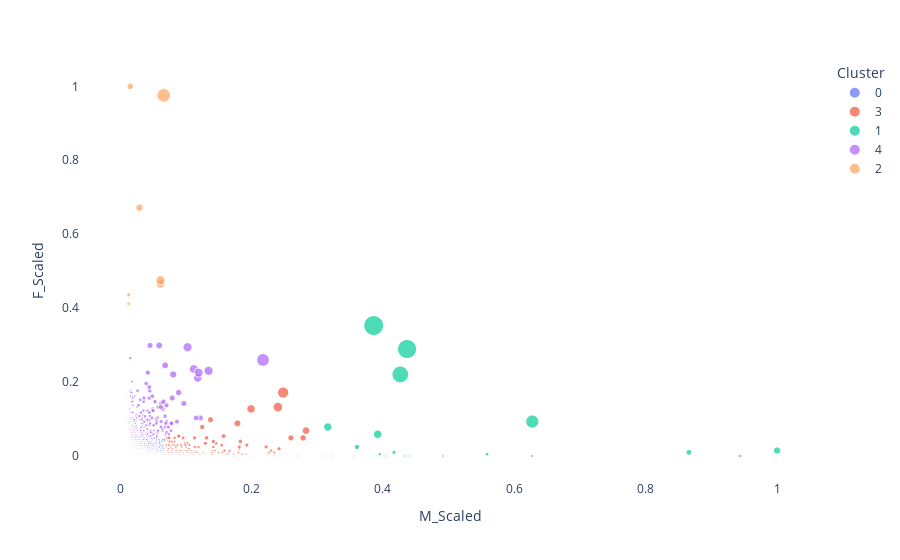

Notebook source saved alongside this figure:
### Code cell
no_of_clusters = 5
model = KMeans(n_clusters=no_of_clusters, random_state=42)
cluster = pd.DataFrame(model.fit_predict(data)).astype('category')
cluster.columns = ['Cluster']
data = data.merge(cluster, left_index=True, right_index=True)
data = pd.concat([RFM_df,data], axis=1)
fig = px.scatter(data,
                 x='M_Scaled',
                 y='F_Scaled',
                 size = 'Monetary_Total',
                 color='Cluster')
fig.update_layout({'plot_bgcolor': 'rgba(0, 0, 0, 0)',
                   'paper_bgcolor': 'rgba(0, 0, 0, 0)'
                  })
fig.show()

### Figure 1 — Plotly figure (JSON) as saved in the notebook; plotly's stock layout.template omitted (floating-point values rounded to 4 significant figures; data arrays with more than 128 entries replaced by an {"elided": "..."} marker saying what was removed)
{"data": [{"hovertemplate": "Cluster=0<br>M_Scaled=%{x}<br>F_Scaled=%{y}<br>Monetary_Total=%{marker.size}<extra></extra>", "legendgroup": "0", "marker": {"color": "#636efa", "size": {"elided": "3737 float values"}, "sizemode": "area", "sizeref": 697.8, "symbol": "circle"}, "mode": "markers", "name": "0", "showlegend": true, "type": "scattergl", "x": {"elided": "3737 float values"}, "xaxis": "x", "y": {"elided": "3737 float values"}, "yaxis": "y"}, {"hovertemplate": "Cluster=3<br>M_Scaled=%{x}<br>F_Scaled=%{y}<br>Monetary_Total=%{marker.size}<extra></extra>", "legendgroup": "3", "marker": {"color": "#EF553B", "size": {"elided": "340 float values"}, "sizemode": "area", "sizeref": 697.8, "symbol": "circle"}, "mode": "markers", "name": "3", "showlegend": true, "type": "scattergl", "x": {"elided": "340 float values"}, "xaxis": "x", "y": {"elided": "340 float values"}, "yaxis": "y"}, {"hovertemplate": "Cluster=1<br>M_Scaled=%{x}<br>F_Scaled=%{y}<br>Monetary_Total=%{marker.size}<extra></extra>", "legendgroup": "1", "marker": {"color": "#00cc96", "size": [6208.0, 4009.0, 11070.0, 124300.0, 7830.0, 3528.0, 4280.0, 9341.0, 4874.0, 4367.0, 21430.0, 3096, 50490.0, 53260.0, 279100.0, 39620.0, 3861, 25730.0, 12390.0, 194400.0, 3203.0, 259700.0, 4315.0], "sizemode": "area", "sizeref": 697.8, "symbol": "circle"}, "mode": "markers", "name": "1", "showlegend": true, "type": "scattergl", "x": [0.6267, 0.4047, 0.5587, 0.6275, 0.3953, 0.3562, 0.4321, 0.9431, 0.4921, 0.4409, 0.3606, 0.3126, 0.3921, 0.3163, 0.3861, 1, 0.3898, 0.8658, 0.4171, 0.4266, 0.3234, 0.4369, 0.4356], "xaxis": "x", "y": [0, 0, 0.004902, 0.09314, 0.004902, 0, 0, 0, 0, 0, 0.02451, 0, 0.05882, 0.07843, 0.3529, 0.01471, 0, 0.009804, 0.009804, 0.2206, 0, 0.2892, 0], "yaxis": "y"}, {"hovertemplate": "Cluster=4<br>M_Scaled=%{x}<br>F_Scaled=%{y}<br>Monetary_Total=%{marker.size}<extra></extra>", "legendgroup": "4", "marker": {"color": "#ab63fa", "size": {"elided": "226 float values"}, "sizemode": "area", "sizeref": 697.8, "symbol": "circle"}, "mode": "markers", "name": "4", "showlegend": true, "type": "scattergl", "x": {"elided": "226 float values"}, "xaxis": "x", "y": {"elided": "226 float values"}, "yaxis": "y"}, {"hovertemplate": "Cluster=2<br>M_Scaled=%{x}<br>F_Scaled=%{y}<br>Monetary_Total=%{marker.size}<extra></extra>", "legendgroup": "2", "marker": {"color": "#FFA15A", "size": [31350.0, 10970.0, 58620.0, 11860.0, 131700.0, 59840.0, 40360.0], "sizemode": "area", "sizeref": 697.8, "symbol": "circle"}, "mode": "markers", "name": "2", "showlegend": true, "type": "scattergl", "x": [0.01544, 0.01303, 0.06165, 0.01331, 0.0665, 0.06165, 0.02953], "xaxis": "x", "y": [1, 0.4118, 0.4657, 0.4363, 0.9755, 0.4755, 0.6716], "yaxis": "y"}], "layout": {"legend": {"itemsizing": "constant", "title": {"text": "Cluster"}, "tracegroupgap": 0}, "margin": {"t": 60}, "paper_bgcolor": "rgba(0, 0, 0, 0)", "plot_bgcolor": "rgba(0, 0, 0, 0)", "xaxis": {"anchor": "y", "domain": [0, 1], "title": {"text": "M_Scaled"}}, "yaxis": {"anchor": "x", "domain": [0, 1], "title": {"text": "F_Scaled"}}}}
